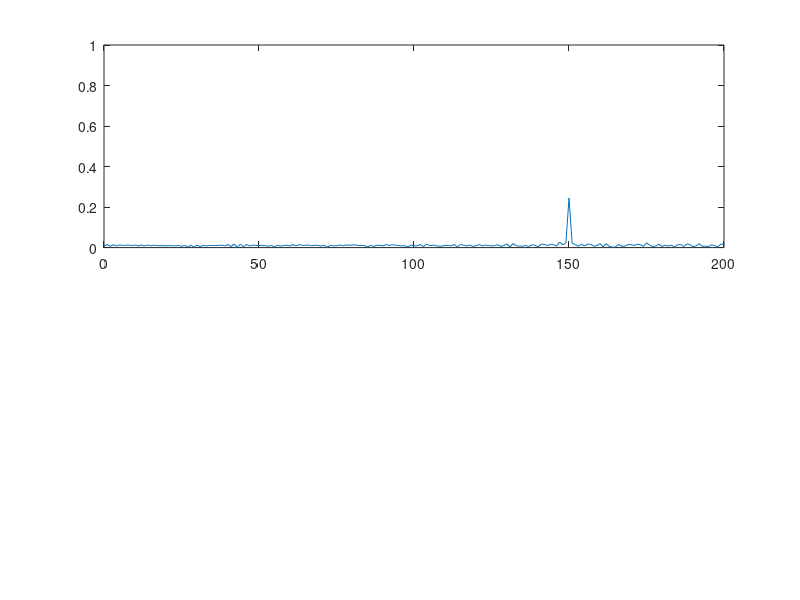
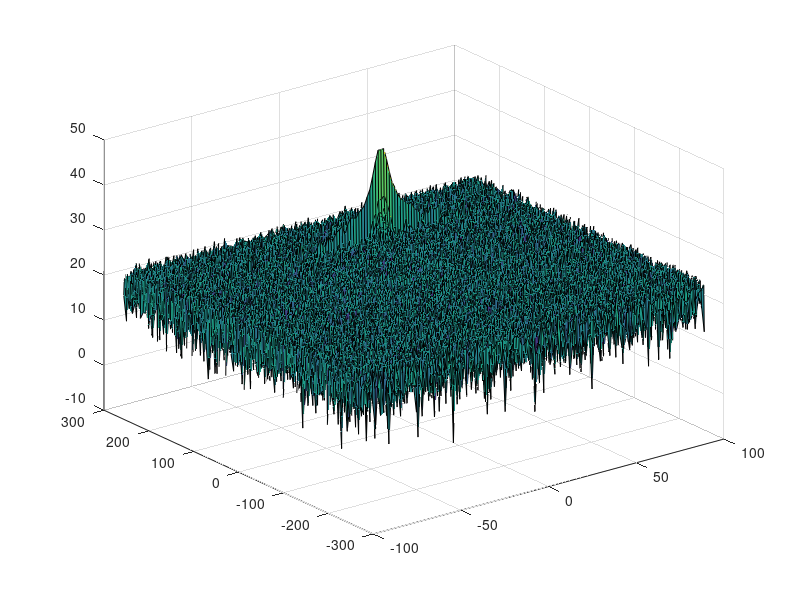
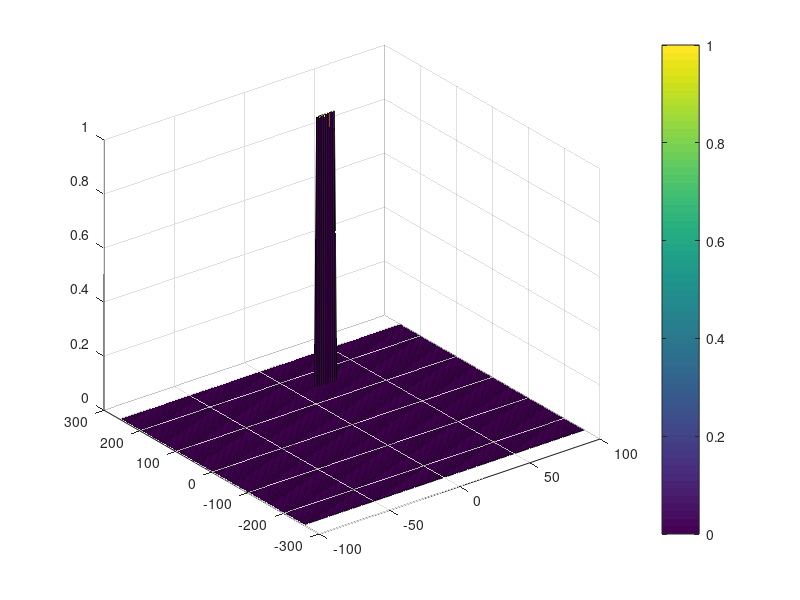

The MATLAB script that drew these images, in order:
clear all;
clc;

%% Radar Specifications 
%%%%%%%%%%%%%%%%%%%%%%%%%%%
% Frequency of operation = 77GHz
% Max Range = 200m
% Range Resolution = 1 m
% Max Velocity = 100 m/s
%%%%%%%%%%%%%%%%%%%%%%%%%%%

%speed of light = 3e8
%% User Defined Range and Velocity of target
% *%TODO* :
% define the target's initial position and velocity. Note : Velocity
% remains contant
 range = 150;
 velocity = 20;


%% FMCW Waveform Generation

% *%TODO* :
%Design the FMCW waveform by giving the specs of each of its parameters.
% Calculate the Bandwidth (B), Chirp Time (Tchirp) and Slope (slope) of the FMCW
% chirp using the requirements above.
range_res = 1;
max_range = 200;
max_velocity = 70;
velocity_res = 3;
speed_light = 3e8;


bandwidth = speed_light / ( 2 * range_res );
Tchirp = (5.5*2*max_range)/speed_light;
slope = bandwidth / Tchirp;

%Operating carrier frequency of Radar 
fc= 77e9;             %carrier freq

                                                          
%The number of chirps in one sequence. Its ideal to have 2^ value for the ease of running the FFT
%for Doppler Estimation. 
Nd=128;                   % #of doppler cells OR #of sent periods % number of chirps

%The number of samples on each chirp. 
Nr=1024;                  %for length of time OR # of range cells

% Timestamp for running the displacement scenario for every sample on each
% chirp
t=linspace(0,Nd*Tchirp,Nr*Nd); %total time for samples


%Creating the vectors for Tx, Rx and Mix based on the total samples input.
Tx=zeros(1,length(t)); %transmitted signal
Rx=zeros(1,length(t)); %received signal
Mix = zeros(1,length(t)); %beat signal

%Similar vectors for range_covered and time delay.
r_t=zeros(1,length(t));
td=zeros(1,length(t));


%% Signal generation and Moving Target simulation
% Running the radar scenario over the time. 

for i=1:length(t)         
    
    
    % *%TODO* :
    %For each time stamp update the Range of the Target for constant velocity. 
    range_ = range + t(i)*velocity;
    % *%TODO* :
    %For each time sample we need update the transmitted and
    %received signal. 
    time_delay = (range_ * 2) / speed_light;
    Tx(i) = cos(2 * pi * (fc * t(i) + (slope * t(i) ^ 2) / 2));
    Rx(i)  = cos ( 2 * pi * (fc * (t(i) - time_delay) + (slope * (t(i) - time_delay)^2) / 2));
    
    % *%TODO* :
    %Now by mixing the Transmit and Receive generate the beat signal
    %This is done by element wise matrix multiplication of Transmit and
    %Receiver Signal
    Mix(i) = Tx(i) .* Rx(i);
    
end

%% RANGE MEASUREMENT


 % *%TODO* :
%reshape the vector into Nr*Nd array. Nr and Nd here would also define the size of
%Range and Doppler FFT respectively.
reMix = reshape(Mix, [Nr, Nd]);
 % *%TODO* :
%run the FFT on the beat signal along the range bins dimension (Nr) and
%normalize.
signal_fft = fft(reMix, Nr);
norm_signal_fft = signal_fft / length(signal_fft);
 % *%TODO* :
% Take the absolute value of FFT output
abs_signal_fft = abs(norm_signal_fft);
 % *%TODO* :
% Output of FFT is double sided signal, but we are interested in only one side of the spectrum.
% Hence we throw out half of the samples.
up_signal_fft = abs_signal_fft(1:length(signal_fft)/2+1);
%plotting the range
figure ('Name','Range from First FFT')
subplot(2,1,1)

 % *%TODO* :
 % plot FFT output 
f = Nr*(0:length(signal_fft)/2)/length(signal_fft);
plot(f, up_signal_fft);
axis ([0 200 0 1]);



%% RANGE DOPPLER RESPONSE
% The 2D FFT implementation is already provided here. This will run a 2DFFT
% on the mixed signal (beat signal) output and generate a range doppler
% map.You will implement CFAR on the generated RDM


% Range Doppler Map Generation.

% The output of the 2D FFT is an image that has reponse in the range and
% doppler FFT bins. So, it is important to convert the axis from bin sizes
% to range and doppler based on their Max values.

Mix=reshape(Mix,[Nr,Nd]);

% 2D FFT using the FFT size for both dimensions.
sig_fft2 = fft2(Mix,Nr,Nd);

% Taking just one side of signal from Range dimension.
sig_fft2 = sig_fft2(1:Nr/2,1:Nd);
sig_fft2 = fftshift (sig_fft2);
RDM = abs(sig_fft2);
RDM = 10*log10(RDM) ;

%use the surf function to plot the output of 2DFFT and to show axis in both
%dimensions
doppler_axis = linspace(-100,100,Nd);
range_axis = linspace(-200,200,Nr/2)*((Nr/2)/400);
figure('Name', 'FFT2');
surf(doppler_axis,range_axis,RDM);

%% CFAR implementation

%Slide Window through the complete Range Doppler Map

% *%TODO* :
%Select the number of Training Cells in both the dimensions.
Tr = 10;
Td = 5;
% *%TODO* :
%Select the number of Guard Cells in both dimensions around the Cell under 
%test (CUT) for accurate estimation
Gr = 5;
Gd = 1;
% *%TODO* :
% offset the threshold by SNR value in dB
offset = 8;
% *%TODO* :
%Create a vector to store noise_level for each iteration on training cells
noise_level = zeros(1,1);

ntrain = (2*Tr+2*Gr+1)*(2*Td+2*Gd+1) - (2*Gr+1)*(2*Gd+1);
% *%TODO* :
%design a loop such that it slides the CUT across range doppler map by
%giving margins at the edges for Training and Guard Cells.
%For every iteration sum the signal level within all the training
%cells. To sum convert the value from logarithmic to linear using db2pow
%function. Average the summed values for all of the training
%cells used. After averaging convert it back to logarithimic using pow2db.
%Further add the offset to it to determine the threshold. Next, compare the
%signal under CUT with this threshold. If the CUT level > threshold assign
%it a value of 1, else equate it to 0.
% Use RDM[x,y] from the output of 2D FFT above for implementing CFAR

[x,y] = size(RDM);
RDM_Filtered = zeros(x,y);

% *%TODO* :
% The process above will generate a thresholded block, which is smaller 
%than the Range Doppler Map as the CUT cannot be located at the edges of
%matrix. Hence,few cells will not be thresholded. To keep the map size same
% set those values to 0. 

for R = Tr + Gr + 1 : Nr/2 - (Tr+Gr)
    for D = Td + Gd + 1 : Nd - (Td+Gd)
        range_start = R - Tr - Gr; range_end = R + Tr + Gr;
        doppler_start = D - Td - Gd; doppler_end = D + Td + Gd;
        guard = RDM(R - Gr : R + Gr, D - Gd : D + Gd);
        cells = RDM(range_start : range_end,doppler_start : doppler_end);
        training = setdiff(cells, guard);
        noise_level = db2pow(training);
        average_noise = sum(noise_level) / ntrain;
        db = pow2db(average_noise);
        threshold = db + offset;
        if RDM(R, D) > threshold
            RDM_Filtered(R, D) = 1;
        end
    end
end

% *%TODO* :
%display the CFAR output using the Surf function like we did for Range
%Doppler Response output.
figure('Name', 'CFAR');
surf(doppler_axis,range_axis,RDM_Filtered);
colorbar;


 
 
